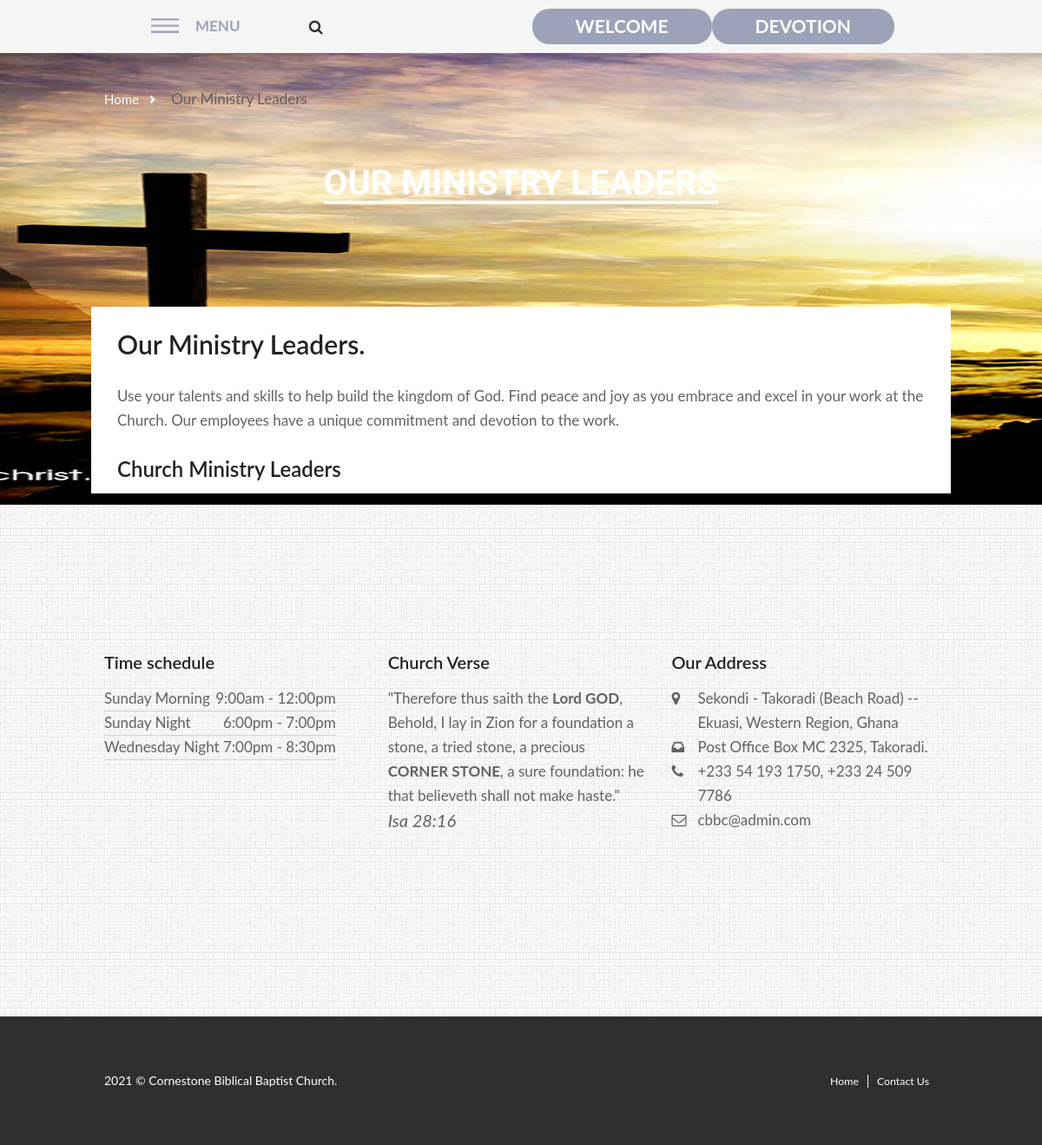
Before: /aboutus/leader/ with the older database file.
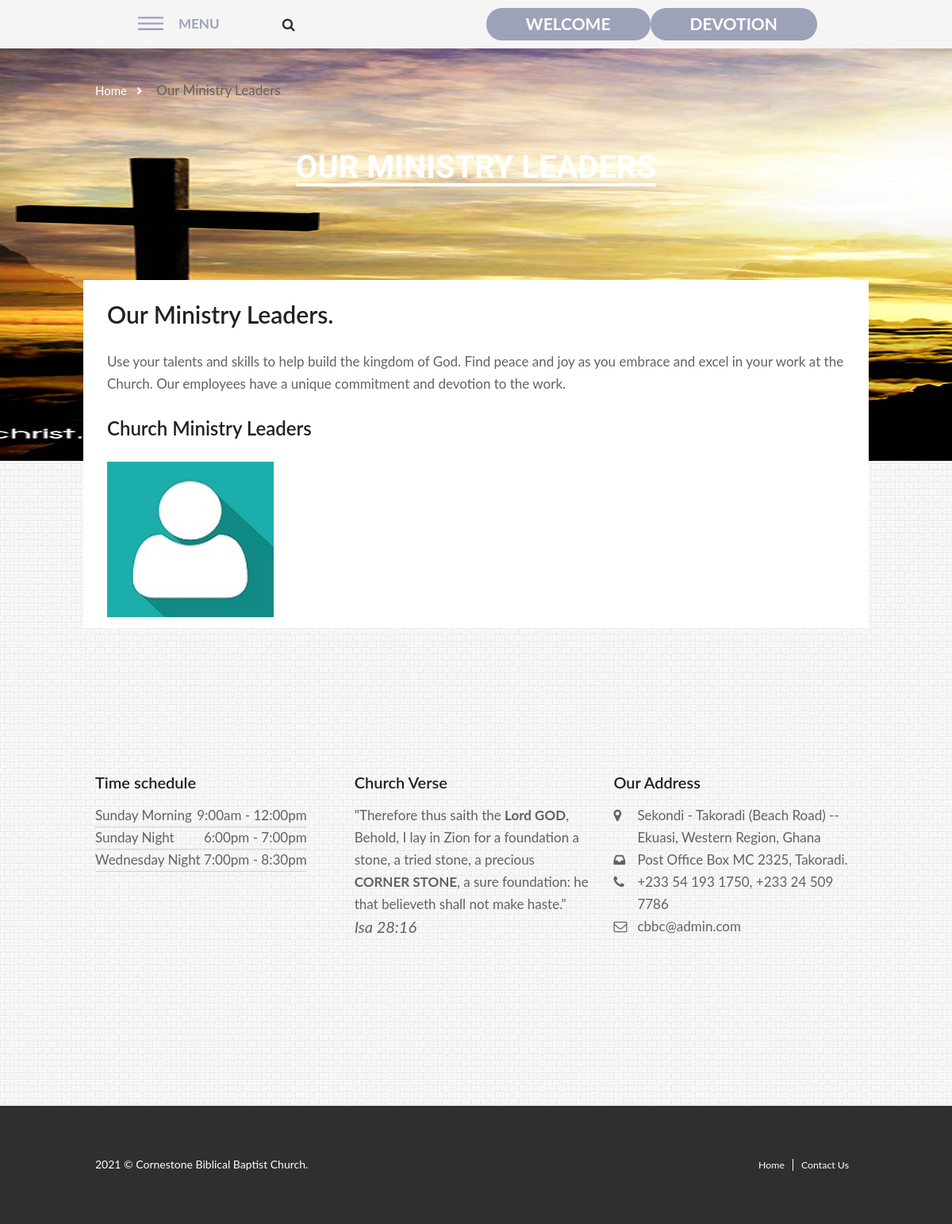
After: the same page with the newer database file.
### home/models.py (models this page shows, shortened)
class Pastor(models.Model):
    date_posted = models.DateTimeField(auto_now_add=True)
    name = models.CharField(max_length=100)
    role = models.CharField(max_length=100)
    ministry = models.CharField(max_length=100)
    languages = models.CharField(max_length=100)
    fav_verse = models.CharField(max_length=300)
    background = models.TextField()
    phone = models.CharField(max_length=50)
    email = models.EmailField(max_length=254)
    img_url = models.CharField(max_length=100)

### aboutus/views.py (the view)
def leaders(request):
	leaders = Pastor.objects.order_by('id')[3:]
	context = {
		'leaders' : leaders,
		'title': 'Our Ministry Leaders',
	}
	return render(request, 'leaders.html', context)

### aboutus/templates/leaders.html (shortened to what this page needs)
{% extends "base.html" %}
{% load staticfiles %}
{% block body %}<body class="sidebar-hide bg-white_brick_wall">{% endblock %}
{% block content %}
<main class="main main--subpage main--default">
        <nav class="breadcrumbs">
          <div class="container">
            <ul>
              <li class="breadcrumbs__item"><a href="{% url 'home' %}" class="breadcrumbs__link">Home</a></li>
              <li class="breadcrumbs__item">{{title}}</li>
            </ul>
          </div>
        </nav>
        <header class="main__head">
          <h1 class="main__title">{{title}}</h1>
        </header>
        <div class="container">
          <div class="main__wrap">
                <div class="widget__content">
                <div class="widget js-widget widget--card widget--details">
                <div class="widget__header">
                  <h2 class="widget__title js-widget-title">{{title}}.</h2>
                </div>
                <div class="widget__content">
                  <section class="member member--list">
                    <div class="member__intro">
                      <p>Use your talents and skills to help build the kingdom of God. Find peace and joy as you embrace and excel in your work at the Church. Our employees have a unique commitment and devotion to the work.</p>
                    </div>
                    <h3>Church Ministry Leaders</h3>
                    <div class="member__list">
                    {% for item in leaders %}
                      <div class="member__item">
                        <figure class="member__preview"><img src="/static/media-demo/{{item.img_url}}.jpg" alt="" class="member__img">
                        </figure>
                      </div>
                    {% endfor %}
                    </div>
                  </section>
                </div>
              </div>
                </div>
              </div>
            </div>
      </main>
    {% endblock %}

### home/templates/base.html (shortened to what this page needs)
{% load static %}
<!DOCTYPE html>
<html>
  <head lang="en">
    <link rel="stylesheet" href="{% static 'css/vendor.css' %}">
    <link rel="stylesheet" href="{% static 'css/font-awesome.css' %}">
    <link rel="stylesheet" href="{% static 'css/theme-gray.css' %}">
    <link rel="stylesheet" href="{% static 'css/custom.css' %}">
  </head>
{% block body %}{% endblock %}
  <div class="box">
      <header class="header--v5">
      		<div class="container">
            <div class="header__row" id="bar">
              <button class="header__menu js-menu-btn">
              <svg class="header__menu-svg">
                <use xlink:href="#icon-menu"></use>
              </svg><strong>Menu</strong>
            </button>
            {% include 'app_bar.html' %}
          </div>
        </div>
      </header>
      {% block content %}
      {% endblock %}
      {% include 'footer.html' %}
    </div>
</body>
</html>

### home/templates/app_bar.html (shortened to what this page needs)
<div class="toolbar toolbar--v5">
  <div class="toolbar__search js-toolbar-search">
    <button type="button" class="toolbar__search-btn js-toolbar-search-btn"></button>
  </div>
</div>
	<a href="{% url 'message' %}" class="btn--flat-rounded header__donate">Welcome</a>
	<a href="{% url 'devotion' %}" class="btn--flat-rounded header__donate">Devotion</a>

### home/templates/footer.html
<footer class="footer"><div class="container"><div class="row"><div class="footer__column"><div class="widget js-widget widget--footer widget--collapser"><div class="widget__header"><h4 class="widget__title js-widget-title">Time schedule</h4></div><div class="widget__content"><div class="schedule schedule--footer"><ul class="schedule__list"><li class="schedule__item"><span class="schedule__day">Sunday Morning</span><span class="schedule__time">9:00am - 12:00pm</span></li><li class="schedule__item"><span class="schedule__day">Sunday Night</span><span class="schedule__time">6:00pm - 7:00pm</span></li><li class="schedule__item"><span class="schedule__day">Wednesday Night</span><span class="schedule__time">7:00pm - 8:30pm</span></li></ul></div></div></div></div><div class="footer__column"><div class="widget js-widget widget--footer"><div class="widget__header"><h4 class="widget__title js-widget-title">Church Verse</h4></div><div class="widget__content"><div class="feed feed--footer"><div class="feed__list"><div class="feed__item"><div class="feed__content">"Therefore thus saith the <b>Lord GOD</b>, Behold, I lay in Zion for a foundation a stone, a tried stone, a precious<b> CORNER STONE</b>, a sure foundation: he that believeth shall not make haste." </div><time datetime="2016" class="feed__time"><em style="font-size:20px;">Isa 28:16</em></time></div></div></div></div></div></div><div class="footer__column"><div class="widget js-widget widget--footer"><div class="widget__header"><h4 class="widget__title js-widget-title">Our Address</h4></div><div class="widget__content"><address class="address address--footer"><dl class="address__list"><dt class="address__list-icon"><i class="fa fa-map-marker"></i></dt><dd class="address__list-body">Sekondi - Takoradi (Beach Road) -- Ekuasi, Western Region, Ghana</dd><dt class="address__list-icon"><i class="fa fa-inbox"></i></dt><dd class="address__list-body">Post Office Box MC 2325, Takoradi.</dd><dt class="address__list-icon"><i class="fa fa-phone"></i></dt><dd class="address__list-body">+233 54 193 1750, +233 24 509 7786</dd><dt class="address__list-icon"><i class="fa fa-envelope-o"></i></dt><dd class="address__list-body">cbbc@admin.com</dd></dl></address></div></div></div><div class="clearfix"></div></div></div><div class="footer__panel"><div class="container"><button type="button" class="scrollup js-scrollup"></button><div class="row"><div class="footer__panel-column"><span class="footer__copyright">{% now "Y" %} &copy; Cornestone Biblical Baptist Church.</span></div><div class="footer__panel-column"><nav class="footer__nav"><a href="{% url 'home' %}">Home</a><a href="{% url 'contact' %}">Contact Us</a></nav></div></div></div></div></footer>

### static/css/custom.css (style rules this page uses)
* { box-sizing:border-box; }
body { font-family:'Lato'; }
.container { max-width:960px; margin:0 auto; padding:2em 0 2em 0; }

Changed rows visible on the page:
added Pastor: img_url (placeholder picture)
